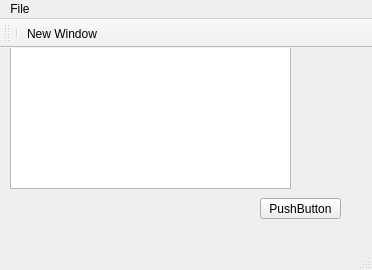
<?xml version="1.0" encoding="UTF-8"?>
<ui version="4.0">
 <class>MainWindow</class>
 <widget class="QMainWindow" name="MainWindow">
  <property name="geometry">
   <rect>
    <x>0</x>
    <y>0</y>
    <width>372</width>
    <height>270</height>
   </rect>
  </property>
  <property name="windowTitle">
   <string>MainWindow</string>
  </property>
  <widget class="QWidget" name="centralWidget">
   <widget class="QPlainTextEdit" name="plainTextEdit">
    <property name="geometry">
     <rect>
      <x>10</x>
      <y>-20</y>
      <width>281</width>
      <height>161</height>
     </rect>
    </property>
   </widget>
   <widget class="QPushButton" name="pushButton">
    <property name="geometry">
     <rect>
      <x>260</x>
      <y>150</y>
      <width>81</width>
      <height>21</height>
     </rect>
    </property>
    <property name="text">
     <string>PushButton</string>
    </property>
   </widget>
  </widget>
  <widget class="QStatusBar" name="statusBar"/>
  <widget class="QMenuBar" name="menuBar">
   <property name="geometry">
    <rect>
     <x>0</x>
     <y>0</y>
     <width>372</width>
     <height>27</height>
    </rect>
   </property>
   <widget class="QMenu" name="menuFile">
    <property name="title">
     <string>File</string>
    </property>
    <addaction name="actionNew_Window"/>
   </widget>
   <addaction name="menuFile"/>
  </widget>
  <widget class="QToolBar" name="mainToolBar">
   <attribute name="toolBarArea">
    <enum>TopToolBarArea</enum>
   </attribute>
   <attribute name="toolBarBreak">
    <bool>false</bool>
   </attribute>
   <addaction name="separator"/>
   <addaction name="actionNew_Window"/>
  </widget>
  <action name="actionNew_Window">
   <property name="text">
    <string>New Window</string>
   </property>
  </action>
 </widget>
 <layoutdefault spacing="6" margin="11"/>
 <resources/>
 <connections/>
</ui>
